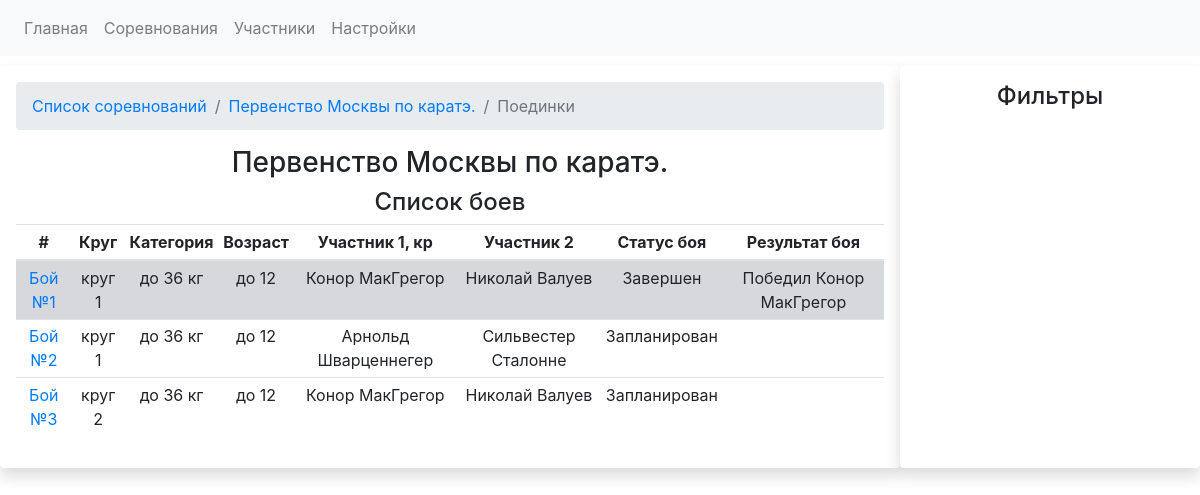
The page /competitions/1/fights on the database as committed earlier.
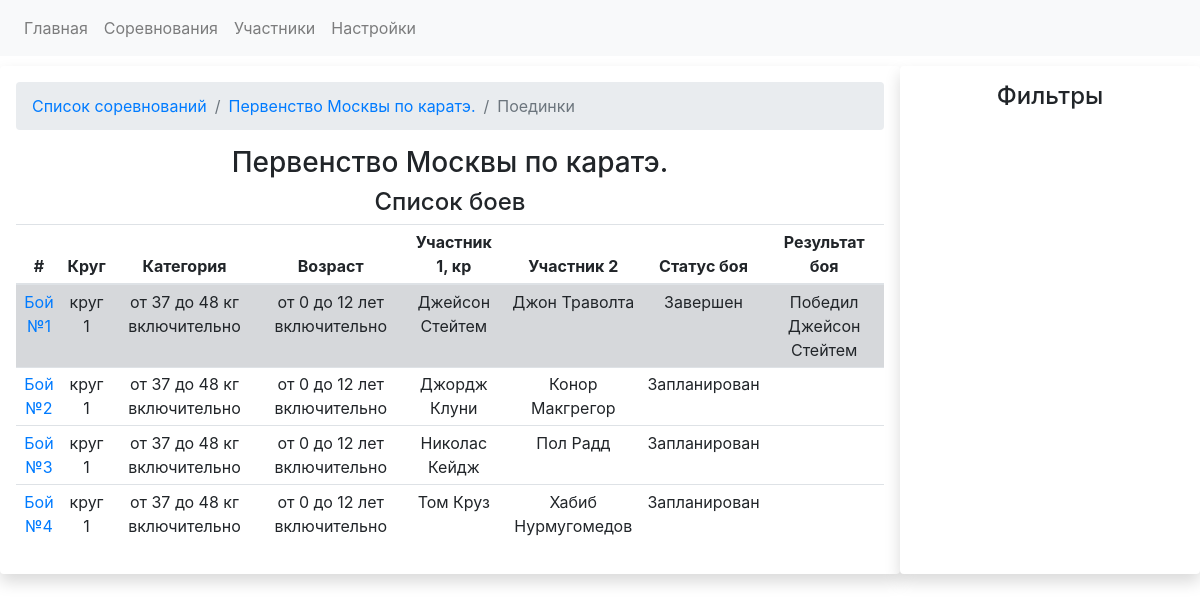
The same page on the database as committed later.
### app.py (models this page shows)
class CompetitionsDB(db.Model):
    competition_id = db.Column(db.Integer, primary_key=True)
    competition_name = db.Column(db.String)
    competition_date_start = db.Column(db.Date, default=datetime.utcnow)
    competition_date_finish = db.Column(db.Date, default=datetime.utcnow)
    competition_city = db.Column(db.String)
    competition_fights = db.relationship('FightsDB', backref='competition', lazy='dynamic')
    registrations = db.relationship('RegistrationDB', backref='competition')

class FightsDB(db.Model):
    fight_id = db.Column(db.Integer, primary_key=True)
    round_number = db.Column(db.Integer, db.ForeignKey('roundsDB.id')) # номер круга, в котором проводится бой. Текст ,потому что есть полуфинал и финал
    weight_category = db.Column(db.Integer, db.ForeignKey('weightcategoriesDB.weight_cat_id')) # весовая категория, в которой проводится бой
    age_category = db.Column(db.Integer, db.ForeignKey('agecategoriesDB.id'))  # возрастная категория, в которой проводится бой
    red_fighter_id = db.Column(db.Integer, db.ForeignKey('fightersDB.fighter_id')) # id красного бойца
    blue_fighter_id = db.Column(db.Integer, db.ForeignKey('fightersDB.fighter_id')) # id синего бойца
    fight_status = db.Column(db.Boolean, default=False) # False = Запланирован. True - завершен
    red_fighter_score = db.Column(db.Integer) # счет красного бойца
    blue_fighter_score = db.Column(db.Integer) # счет синего бойца
    won_id = db.Column(db.Integer) # результат боя Кто выиграл. Например. ID победителя
    loose_id = db.Column(db.Integer) #  id бойца. который проиграл
    draw_status = db.Column(db.Boolean) # если ничья, то True
    competition_id = db.Column(db.Integer, db.ForeignKey('competitionsDB.competition_id'))
    fight_result = db.Column(db.String)

class RoundsDB(db.Model):
    id = db.Column(db.Integer, primary_key=True)
    round_name = db.Column(db.String)
    sort_index = db.Column(db.Integer)
    fights = db.relationship('FightsDB', backref = 'roundNo')
    finished_regs = db.relationship('RegistrationDB', backref = 'roundNo')

class WeightcategoriesDB(db.Model):
    weight_cat_id = db.Column(db.Integer, primary_key=True)
    sort_index = db.Column(db.Integer)
    weight_category_name = db.Column(db.String)
    weight_category_start = db.Column(db.Integer)
    weight_category_finish = db.Column(db.Integer)
    registrations = db.relationship('RegistrationDB', backref='weight_categories')
    fights = db.relationship('FightsDB', backref = 'weight_category_backref')

class AgecategoriesDB(db.Model):
    id = db.Column(db.Integer, primary_key=True)
    sort_index = db.Column(db.Integer)
    age_category_name = db.Column(db.String)
    age_category_start = db.Column(db.Integer)
    age_category_finish = db.Column(db.Integer)
    registrations = db.relationship('RegistrationDB', backref='age_categories')
    fights = db.relationship('FightsDB', backref = 'age_category_backref')

class FightersDB(db.Model):
    fighter_id = db.Column(db.Integer, primary_key=True)
    name = db.Column(db.String)
    last_name = db.Column(db.String)
    fighter_image = db.Column(db.String)
    fighter_image_id = db.Column(db.String)
    birthday = db.Column(db.Date, default=datetime.utcnow)
    active_status = db.Column(db.Integer)
    red_fighter = db.relationship('FightsDB', backref='red_fighter', foreign_keys="[FightsDB.red_fighter_id]")
    blue_fighter = db.relationship('FightsDB', backref='blue_fighter', foreign_keys="[FightsDB.blue_fighter_id]")
    registrations = db.relationship('RegistrationDB', backref = 'fighter')

### app.py (the view)
@app.route('/competitions/<int:comp_id>/fights')
def competition_fights_view(comp_id):
    competition_data = CompetitionsDB.query.get(comp_id)
    fights_in_competition = competition_data.competition_fights.all()
    return render_template('fights.html', fights_in_competition = fights_in_competition, competition_data = competition_data)

### templates/fights.html (shortened to what this page needs)
{% extends "base.html" %}
{% block head %}
<link rel="stylesheet" type="text/css" href="https://cdnjs.cloudflare.com/ajax/libs/twitter-bootstrap/4.5.2/css/bootstrap.css">
<link rel="stylesheet" type="text/css" href="https://cdn.datatables.net/1.10.24/css/dataTables.bootstrap4.min.css">
{% endblock %}
{% block content %}
    <div class="container-fluid" style="margin-top: 10px">
        <div class="row">
            <div class="col-lg-9 shadow p-3 mb-5 bg-white rounded text-center">
                <nav aria-label="breadcrumb">
                      <ol class="breadcrumb">
                        <li class="breadcrumb-item"><a href="{{url_for('competitions')}}">Список соревнований</a></li>
                        <li class="breadcrumb-item"><a href="{{url_for('competition_view', competition_id = competition_data.competition_id)}}">{{ competition_data.competition_name }}</a></li>
                        <li class="breadcrumb-item active" aria-current="page">Поединки</li>
                      </ol>
                </nav>
                <h3>{{ competition_data.competition_name }}</h3>
                <h4>Список боев</h4>
                <table id="fights_table" class="table table-sm table-responsive">
                      <thead>
                        <tr>
                          <th scope="col">#</th>
                          <th scope="col">Круг</th>
                          <th scope="col">Категория</th>
                          <th scope="col">Возраст</th>
                          <th scope="col">Участник 1, кр</th>
                          <th scope="col">Участник 2</th>
                          <th scope="col">Статус боя</th>
                          <th scope="col">Результат боя</th>
                        </tr>
                      </thead>
                      <tbody>
                      {% for fight in fights_in_competition %}
                          {% if fight.fight_status %}
                            <tr class="table-secondary">
                          {% else %}
                            <tr>
                          {% endif %}
                          <td>
                          <a href="{{url_for('select_fight_status', comp_id = fight.competition_id, weight_cat_id = fight.weight_category, age_cat_id = fight.age_category, round_no = fight.round_number, fight_id = fight.fight_id)}}">
                          Бой №{{ fight.fight_id }}
                              </a>
                          </td>
                          <td>{{ fight.roundNo.round_name }}</td>
                          <td>{{ fight.weight_category_backref.weight_category_name }}</td>
                          <td>{{ fight.age_category_backref.age_category_name }}</td>
                          <td>{{ fight.red_fighter.name +" "+ fight.red_fighter.last_name}}</td>
                          <td>{{ fight.blue_fighter.name +" " + fight.blue_fighter.last_name}}</td>
                          <td>
                              {% if  fight.fight_status%}
                                    Завершен
                              {% else %}
                                 Запланирован
                                {% endif %}
                          </td>
                          <td>
                              {% if  fight.fight_result %}
                                {{fight.fight_result}}</td>
                            {% endif %}
                        </tr>
                      {% endfor %}
                      </tbody>
                </table>
            </div>
            <div class="col-lg-3 shadow p-3 mb-5 bg-white rounded">
                    <h4 style="text-align: center">Фильтры</h4>
            </div>
        </div>
    </div>
{% endblock %}

### templates/base.html (shortened to what this page needs)
<!DOCTYPE html>
<html lang="en">
<head>
{% block head %}{% endblock %}
</head>
<body>
    <nav class="navbar navbar-expand-lg navbar-light bg-light">
  <div class="collapse navbar-collapse" id="navbarSupportedContent">
    <ul class="navbar-nav mr-auto">
      <li class="nav-item">
        <a class="nav-link" href="{{url_for('index')}}">Главная</a>
      </li>
      <li class="nav-item">
        <a class="nav-link" href="{{url_for('competitions')}}">Соревнования</a>
      </li>
        <li class="nav-item">
            <a class="nav-link" href="{{url_for('participants')}}">Участники</a>
        </li>
      <li class="nav-item">
        <a class="nav-link" href="{{url_for('settings_form')}}">Настройки</a>
      </li>
    </ul>
</div>
</nav>
    <div id="content">
        {% block content %}
        {% endblock %}
    </div>
</body>
</html>

Rows that differ between the two databases and show on the page:
changed FightsDB id 1: weight_category_backref.weight_category_name "до 36 кг" → "от 37 до 48 кг включительно"; age_category_backref.age_category_name "до 12" → "от 0 до 12 лет включительно"; red_fighter "Конор МакГрегор" → "Джейсон Стейтем"; blue_fighter "Николай Валуев" → "Джон Траволта"; fight_result "Победил Конор МакГрегор" → "Победил Джейсон Стейтем"
changed FightsDB id 2: weight_category_backref.weight_category_name "до 36 кг" → "от 37 до 48 кг включительно"; age_category_backref.age_category_name "до 12" → "от 0 до 12 лет включительно"; red_fighter "Арнольд Шварценнегер" → "Джордж Клуни"; blue_fighter "Сильвестер Сталонне" → "Конор Макгрегор"
changed FightsDB id 3: roundNo.round_name "круг 2" → "круг 1"; weight_category_backref.weight_category_name "до 36 кг" → "от 37 до 48 кг включительно"; age_category_backref.age_category_name "до 12" → "от 0 до 12 лет включительно"; red_fighter "Конор МакГрегор" → "Николас Кейдж"; blue_fighter "Николай Валуев" → "Пол Радд"
added FightsDB: fight_id "4", roundNo.round_name "круг 1", weight_category_backref.weight_category_name "от 37 до 48 кг включительно", age_category_backref.age_category_name "от 0 до 12 лет включительно", red_fighter "Том Круз", blue_fighter "Хабиб Нурмугомедов", fight_status "Запланирован"
